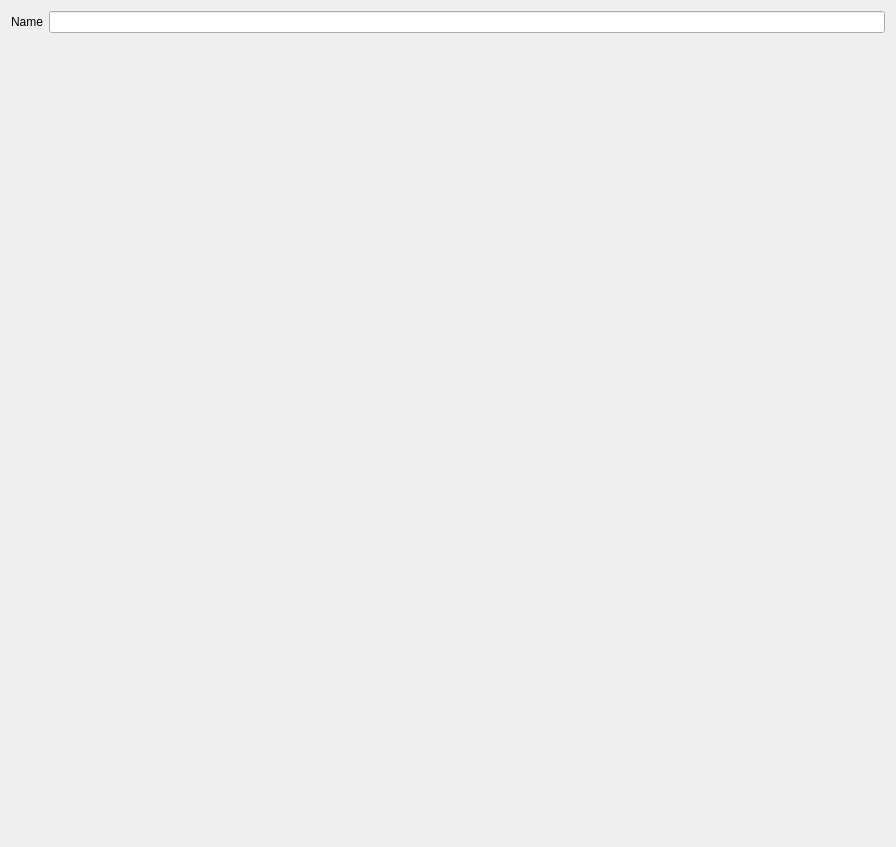
<?xml version="1.0" encoding="UTF-8"?>
<ui version="4.0">
 <class>KoRdfLocationViewWidget</class>
 <widget class="QWidget" name="KoRdfLocationViewWidget">
  <property name="geometry">
   <rect>
    <x>0</x>
    <y>0</y>
    <width>896</width>
    <height>847</height>
   </rect>
  </property>
  <layout class="QGridLayout" name="gridLayout">
   <item row="4" column="1">
    <widget class="QLineEdit" name="name">
     <property name="readOnly">
      <bool>true</bool>
     </property>
    </widget>
   </item>
   <item row="4" column="0">
    <widget class="QLabel" name="label_2">
     <property name="text">
      <string>Name</string>
     </property>
    </widget>
   </item>
   <item row="5" column="1">
    <widget class="Marble::MarbleWidget" name="map">
     <property name="toolTip">
      <string>The Earth</string>
     </property>
     <property name="whatsThis">
      <string>The Marble widget displays a virtual globe.</string>
     </property>
    </widget>
   </item>
  </layout>
 </widget>
 <customwidgets>
  <customwidget>
   <class>Marble::MarbleWidget</class>
   <extends>QWidget</extends>
   <header>MarbleWidget.h</header>
  </customwidget>
 </customwidgets>
 <resources/>
 <connections/>
</ui>
